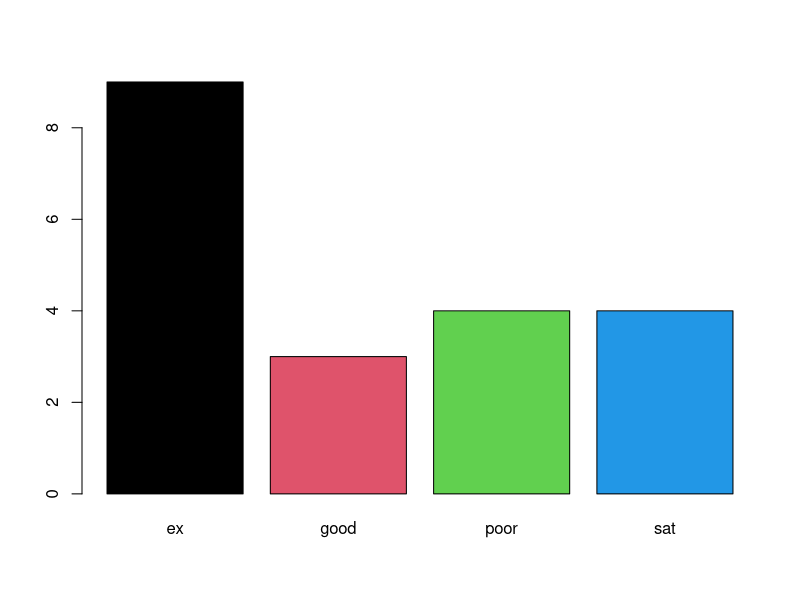
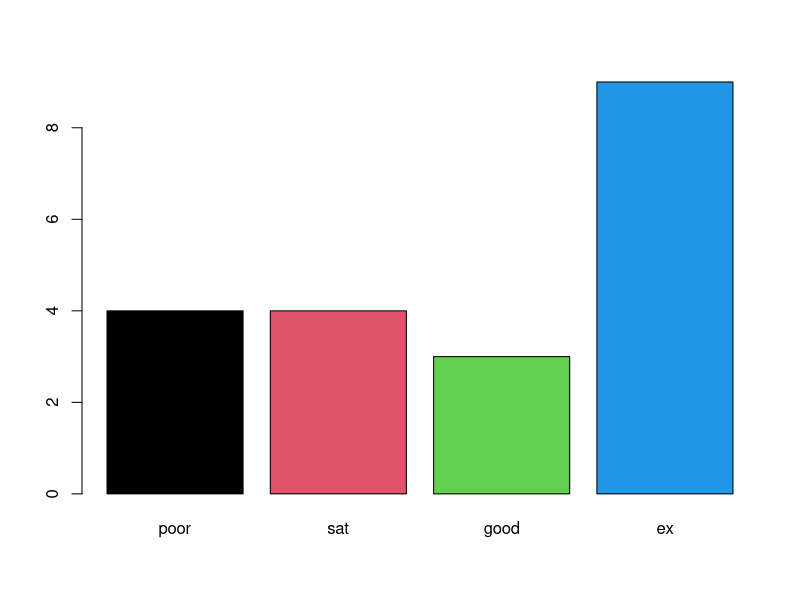

Recreate these plots in R, in order.
#factors
(gender=sample(c('m','f'),size=20,replace=T))
summary(gender)

genderF=factor(gender)
summary(genderF)
genderF
(likscale=sample(c('ex','good','sat','poor'),size=20,replace=T))
likscaleF=factor(likscale)
summary(likscaleF)
class(likscaleF)
likscaleOF=factor(likscale,ordered=T,levels = c('poor','sat','good','ex'))
summary(likscaleOF)
barplot(table(likscaleF),col=1:4)
barplot(table(likscaleOF),col=1:4)
